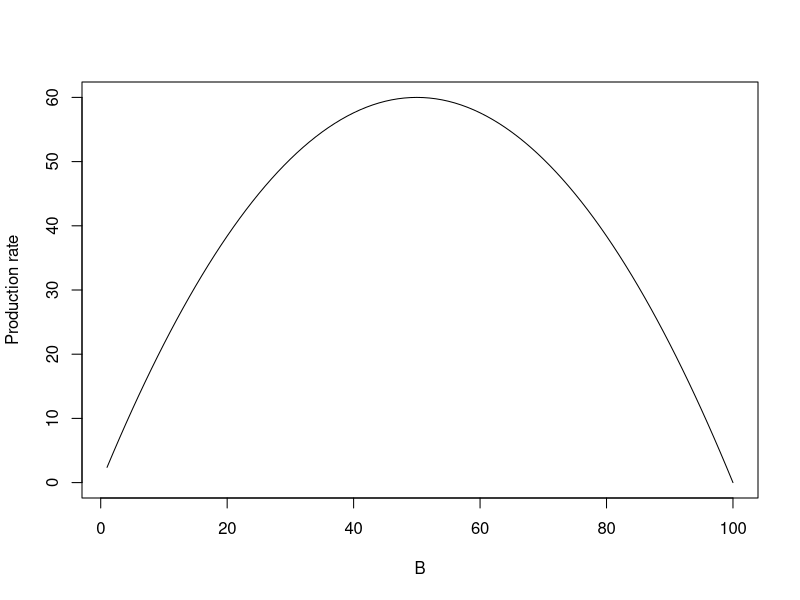
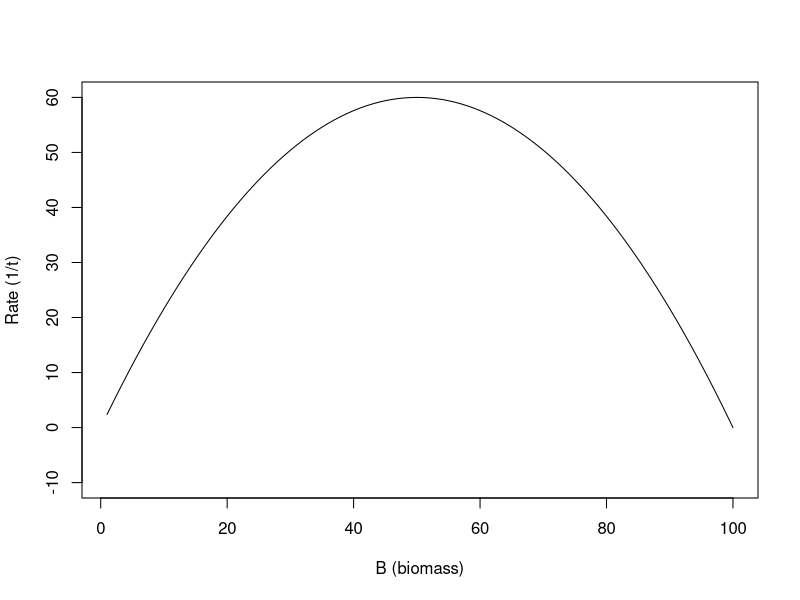
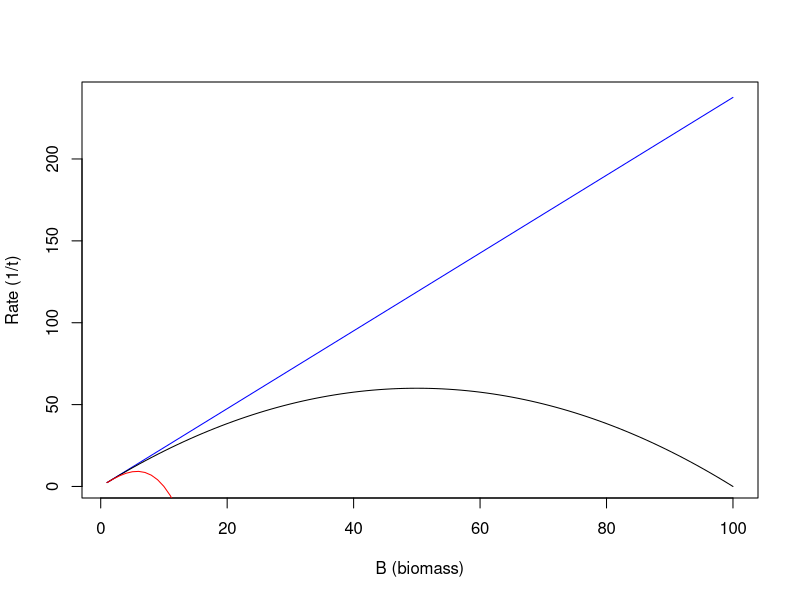
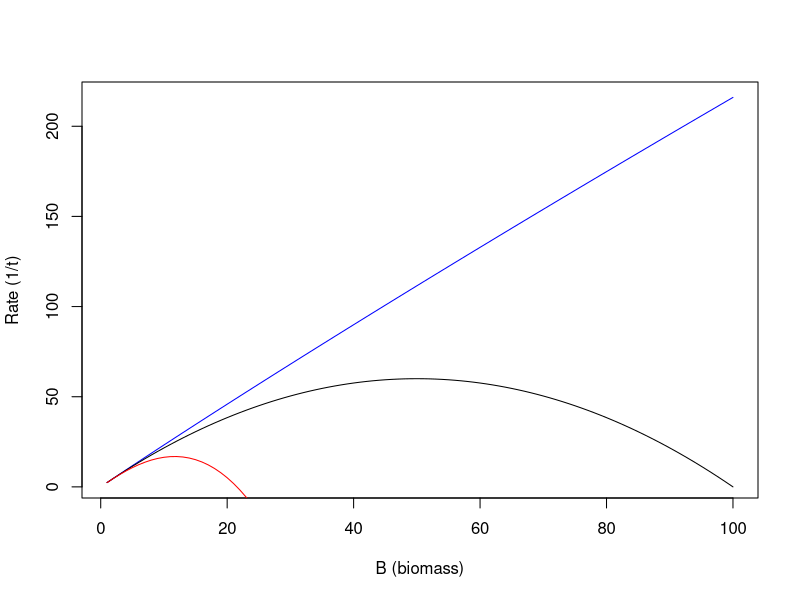
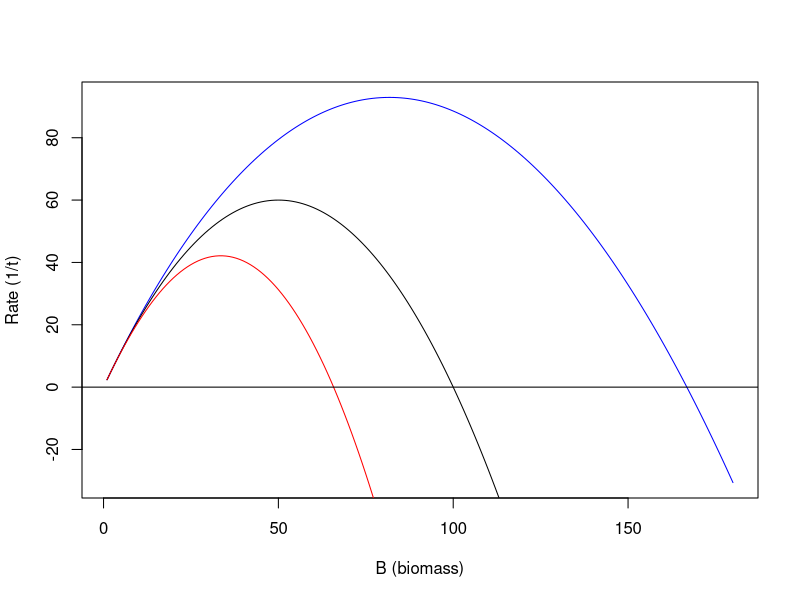

Write the R code that produced these figures, in order.
## ---- chunk 1
knitr::opts_chunk$set(
  collapse = TRUE,
  comment = "#>",
  warning = FALSE,
  message = FALSE)
## ---- chunk 2
library(tidyverse)
## ---- chunk 3
fletcher <- function(B, Binf, m) {
  (4 * m) / Binf * (1 - B / Binf) * B
}
B <- 1:100
plot(B, type = "l", sapply(1:100, function(x) fletcher(x, 100, 60)), ylab = "Production rate")
## ---- chunk 4
PelTom <- function(B, r, k, m) {
  (r*B) - ((r/k)*B^m)
}
Pdot <- sapply(B, function(x) PelTom(x, r = 2.4, k = 100, m = 2)) #same B as above
plot(B, Pdot, type = "l", ylim = c(-10, max(Pdot)), ylab = "Rate (1/t)", xlab = "B (biomass)")
## ---- chunk 5
Pdotm1 <- sapply(B, function(x) PelTom(x, r = 2.4, k = 100, m = 1)) #same B as above
Pdotm2 <- sapply(B, function(x) PelTom(x, r = 2.4, k = 100, m = 2)) #same B as above
Pdotm3 <- sapply(B, function(x) PelTom(x, r = 2.4, k = 100, m = 3)) #same B as above

plot(Pdotm1, type = "l", ylab = "Rate (1/t)", xlab = "B (biomass)", col = "blue")
lines(B, Pdotm2, col = "black")
lines(B, Pdotm3, col = "red")
## ---- chunk 6
Pdotm1 <- sapply(B, function(x) PelTom(x, r = 2.4, k = 100, m = 1.5)) #same B as above
Pdotm2 <- sapply(B, function(x) PelTom(x, r = 2.4, k = 100, m = 2)) #same B as above
Pdotm3 <- sapply(B, function(x) PelTom(x, r = 2.4, k = 100, m = 2.5)) #same B as above

plot(Pdotm1, type = "l", ylab = "Rate (1/t)", xlab = "B (biomass)", col = "blue")
lines(B, Pdotm2, col = "black")
lines(B, Pdotm3, col = "red")
## ---- chunk 7
B <- 1:180 #adjust range of biomass so we can see more

Pdotm1 <- sapply(B, function(x) PelTom(x, r = 2.4, k = 100, m = 1.9)) #same B as above
Pdotm2 <- sapply(B, function(x) PelTom(x, r = 2.4, k = 100, m = 2)) #same B as above
Pdotm3 <- sapply(B, function(x) PelTom(x, r = 2.4, k = 100, m = 2.1)) #same B as above

plot(Pdotm1, type = "l", ylab = "Rate (1/t)", xlab = "B (biomass)", col = "blue")
lines(B, Pdotm2, col = "black")
lines(B, Pdotm3, col = "red")
abline(h = 0)

